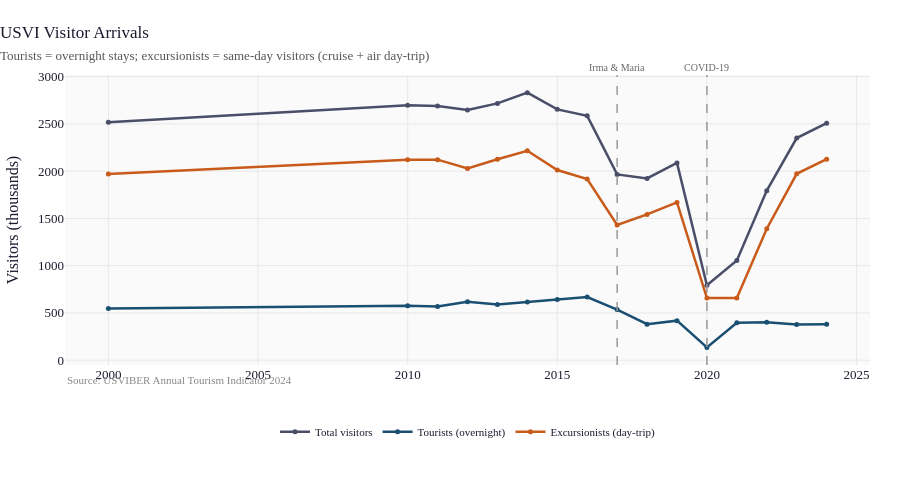

Write notebook code for a chart like this one.
### Markdown cell above
---
## 1. Total Visitor Arrivals

### Code cell
fig = line_chart(
    tour,
    x="year",
    y=["total_visitors", "tourists", "excursionists"],
    colors=[PALETTE["total"], PALETTE["tourists"], PALETTE["cruise"]],
    names=["Total visitors", "Tourists (overnight)", "Excursionists (day-trip)"],
    title="USVI Visitor Arrivals",
    subtitle="Tourists = overnight stays; excursionists = same-day visitors (cruise + air day-trip)",
    y_label="Visitors (thousands)",
    source="USVIBER Annual Tourism Indicator 2024",
    shock_x=[2017, 2020],
    mode="lines+markers",
)
fig.show()

### Figure 1 — Plotly figure (JSON) as saved in the notebook; plotly's stock layout.template omitted (floating-point values rounded to 4 significant figures)
{"data": [{"line": {"color": "#4a4e69", "width": 2.5}, "marker": {"size": 5}, "mode": "lines+markers", "name": "Total visitors", "type": "scatter", "x": [2000, 2010, 2011, 2012, 2013, 2014, 2015, 2016, 2017, 2018, 2019, 2020, 2021, 2022, 2023, 2024], "y": [2517.0, 2698.0, 2688.0, 2646.0, 2716.0, 2830.0, 2653.0, 2584.0, 1965.0, 1923.0, 2087.0, 792.8, 1054.0, 1794.0, 2350.0, 2507.0]}, {"line": {"color": "#1a4f72", "width": 2.5}, "marker": {"size": 5}, "mode": "lines+markers", "name": "Tourists (overnight)", "type": "scatter", "x": [2000, 2010, 2011, 2012, 2013, 2014, 2015, 2016, 2017, 2018, 2019, 2020, 2021, 2022, 2023, 2024], "y": [546.7, 576.2, 566.9, 619.2, 590.3, 614.8, 641.9, 667.9, 535.0, 380.9, 418.0, 135.6, 396.2, 402.6, 378.0, 380.3]}, {"line": {"color": "#c85a1a", "width": 2.5}, "marker": {"size": 5}, "mode": "lines+markers", "name": "Excursionists (day-trip)", "type": "scatter", "x": [2000, 2010, 2011, 2012, 2013, 2014, 2015, 2016, 2017, 2018, 2019, 2020, 2021, 2022, 2023, 2024], "y": [1970.0, 2122.0, 2122.0, 2027.0, 2126.0, 2216.0, 2011.0, 1917.0, 1430.0, 1542.0, 1669.0, 657.1, 657.5, 1391.0, 1972.0, 2127.0]}], "layout": {"annotations": [{"showarrow": false, "text": "<span style='color:#888;font-size:11px'>Source: USVIBER Annual Tourism Indicator 2024</span>", "x": 0, "xanchor": "left", "xref": "paper", "y": -0.08, "yref": "paper"}, {"font": {"color": "#666", "size": 10}, "showarrow": false, "text": "Irma & Maria", "x": 2017, "xanchor": "center", "xref": "x", "y": 1, "yanchor": "bottom", "yref": "y domain"}, {"font": {"color": "#666", "size": 10}, "showarrow": false, "text": "COVID-19", "x": 2020, "xanchor": "center", "xref": "x", "y": 1, "yanchor": "bottom", "yref": "y domain"}], "height": 480, "shapes": [{"line": {"color": "#999999", "dash": "dash", "width": 1.5}, "type": "line", "x0": 2017, "x1": 2017, "xref": "x", "y0": 0, "y1": 1, "yref": "y domain"}, {"line": {"color": "#999999", "dash": "dash", "width": 1.5}, "type": "line", "x0": 2020, "x1": 2020, "xref": "x", "y0": 0, "y1": 1, "yref": "y domain"}], "title": {"font": {"size": 17}, "text": "USVI Visitor Arrivals<br><span style='font-size:13px;color:#555'>Tourists = overnight stays; excursionists = same-day visitors (cruise + air day-trip)</span>", "x": 0}, "width": 900, "xaxis": {"title": {"text": ""}}, "yaxis": {"title": {"text": "Visitors (thousands)"}}}}
